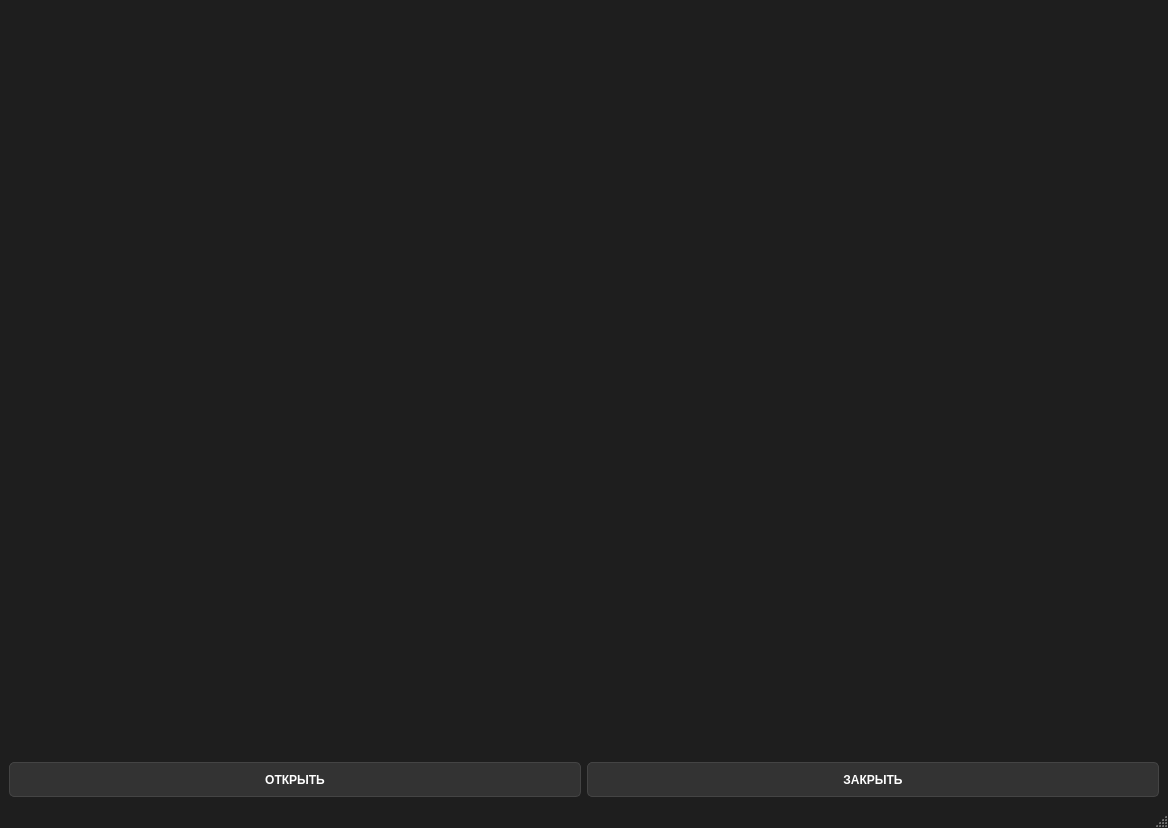
<?xml version="1.0" encoding="UTF-8"?>
<ui version="4.0">
 <class>MainWindow</class>
 <widget class="QMainWindow" name="MainWindow">
  <property name="geometry">
   <rect>
    <x>0</x>
    <y>0</y>
    <width>1168</width>
    <height>828</height>
   </rect>
  </property>
  <property name="windowTitle">
   <string>MainWindow</string>
  </property>
  <property name="styleSheet">
   <string notr="true">
QMainWindow {
    background-color: #1e1e1e;
}


QPushButton {
    background-color: #333333;
	color: #ffffff;
    border: 1px solid #444444;
    border-radius: 5px;
    font-weight: bold;
}

QPushButton:pressed {
    background-color: #0080FF;
}
</string>
  </property>
  <widget class="QWidget" name="centralwidget">
   <layout class="QVBoxLayout" name="verticalLayout" stretch="10,1">
    <item>
     <widget class="QWidget" name="widget" native="true">
      <layout class="QHBoxLayout" name="horizontalLayout_2"/>
     </widget>
    </item>
    <item>
     <layout class="QHBoxLayout" name="horizontalLayout">
      <item>
       <widget class="QPushButton" name="pushButton">
        <property name="minimumSize">
         <size>
          <width>0</width>
          <height>35</height>
         </size>
        </property>
        <property name="text">
         <string>ОТКРЫТЬ</string>
        </property>
       </widget>
      </item>
      <item>
       <widget class="QPushButton" name="pushButton_2">
        <property name="minimumSize">
         <size>
          <width>0</width>
          <height>35</height>
         </size>
        </property>
        <property name="text">
         <string>ЗАКРЫТЬ</string>
        </property>
       </widget>
      </item>
     </layout>
    </item>
   </layout>
  </widget>
  <widget class="QMenuBar" name="menubar">
   <property name="geometry">
    <rect>
     <x>0</x>
     <y>0</y>
     <width>1168</width>
     <height>21</height>
    </rect>
   </property>
  </widget>
  <widget class="QStatusBar" name="statusbar"/>
 </widget>
 <resources/>
 <connections/>
</ui>
